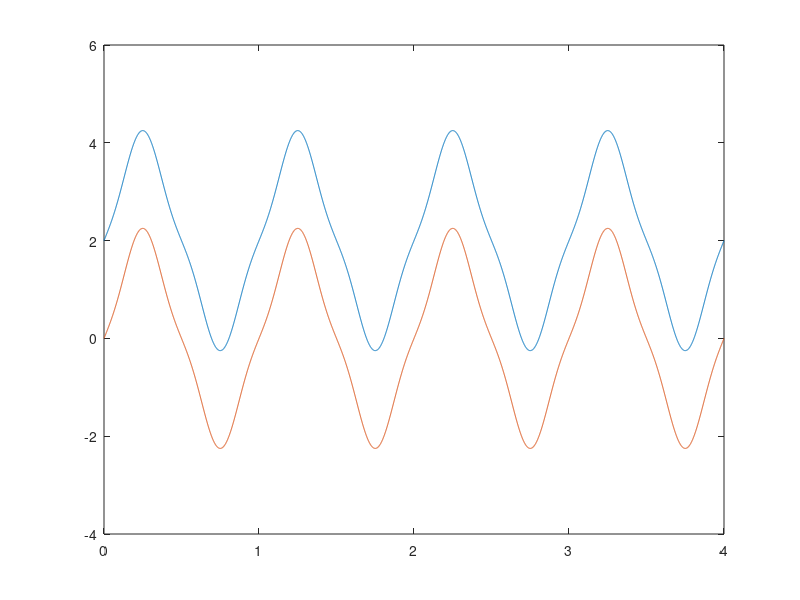

Source code (MATLAB):
%Ejercicio 1B, Sesion 2

A1 = 2;             % Amplitud 1: 2
A3 = -1/4;          % Amplitud 3: -1/4
w1 = 2*pi;          % Frecuencia 1: 2pi
w3 = 6*pi;          % Frecuencia 3: 6pi
t = 0:0.001:4;      % Tiempo entre 0 y 4 incrementandose en 0.001

% Grafica con Nivel de Continua
y = 2 + A1*sin(w1*t) + A3*sin(w3*t);
plot(t,y);

hold on

% Grafica sin Nivel de Continua
y = A1*sin(w1*t) + A3*sin(w3*t);
plot(t,y);

hold off
